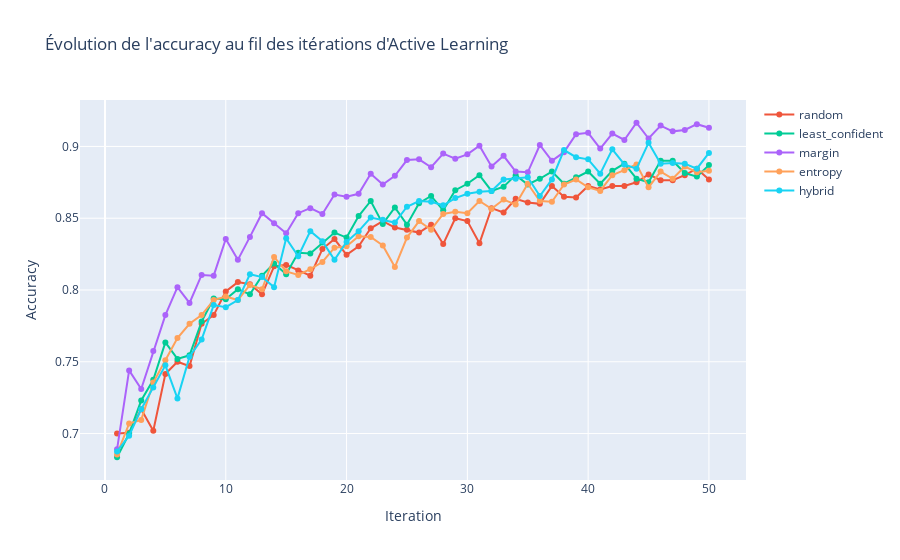
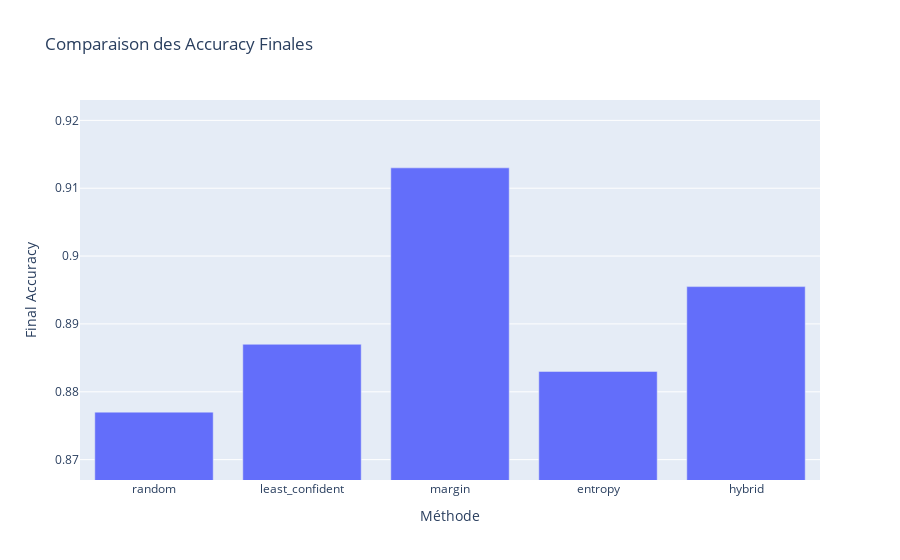
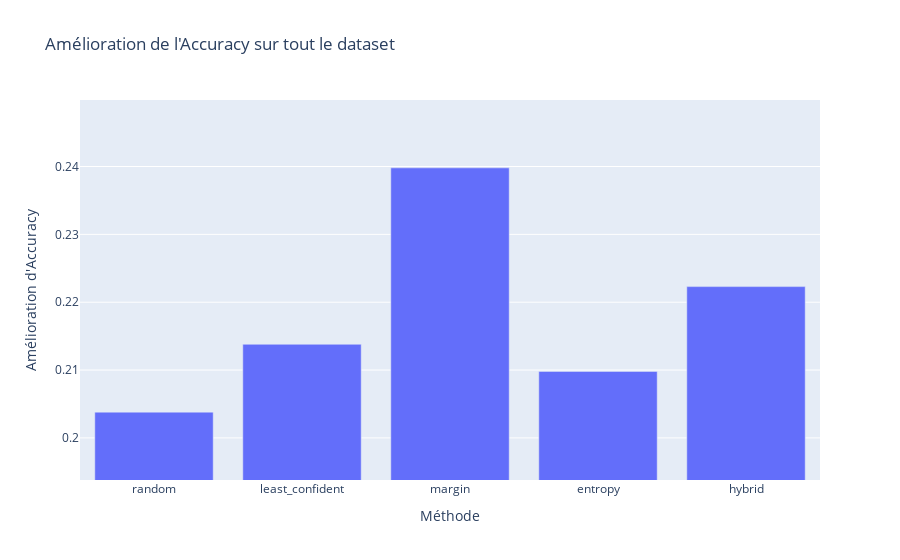

The code cell stored with these charts, in order, in its notebook:
### Code cell
n_labeled = 100  # Nombre d'échantillons labellisés initialement
test_ratio = 0.2  # Proportion du dataset réservée au test
n_iterations = 50  # Nombre d'itérations d'Active Learning
batch_size = 10  # Taille du batch d'échantillons ajoutés à chaque itération
methods = ["random", "least_confident", "margin", "entropy","hybrid"] 
model_class=lambda : RandomForestClassifier()


# Exécution de l'expérience
run_active_learning_experiment(X, y, n_labeled, test_ratio, n_iterations, batch_size, methods, model_class,models)

### Figure 1 — Plotly figure (JSON) as saved in the notebook; plotly's stock layout.template omitted (floating-point values rounded to 4 significant figures)
{"data": [{"hovertemplate": "<extra></extra>", "legendgroup": "", "line": {"color": "#636efa", "dash": "solid"}, "marker": {"symbol": "circle"}, "mode": "lines", "name": "", "orientation": "v", "showlegend": false, "type": "scatter", "xaxis": "x", "yaxis": "y"}, {"mode": "lines+markers", "name": "random", "type": "scatter", "x": [1, 2, 3, 4, 5, 6, 7, 8, 9, 10, 11, 12, 13, 14, 15, 16, 17, 18, 19, 20, 21, 22, 23, 24, 25, 26, 27, 28, 29, 30, 31, 32, 33, 34, 35, 36, 37, 38, 39, 40, 41, 42, 43, 44, 45, 46, 47, 48, 49, 50], "y": [0.7, 0.7005, 0.717, 0.702, 0.7415, 0.75, 0.747, 0.7765, 0.7825, 0.799, 0.8055, 0.804, 0.797, 0.8165, 0.8175, 0.8135, 0.81, 0.8285, 0.8355, 0.8245, 0.8305, 0.843, 0.848, 0.8435, 0.842, 0.84, 0.8455, 0.832, 0.85, 0.848, 0.8325, 0.857, 0.854, 0.8635, 0.861, 0.86, 0.8725, 0.865, 0.8645, 0.8725, 0.87, 0.8725, 0.8725, 0.875, 0.8805, 0.8765, 0.8765, 0.88, 0.8845, 0.877]}, {"mode": "lines+markers", "name": "least_confident", "type": "scatter", "x": [1, 2, 3, 4, 5, 6, 7, 8, 9, 10, 11, 12, 13, 14, 15, 16, 17, 18, 19, 20, 21, 22, 23, 24, 25, 26, 27, 28, 29, 30, 31, 32, 33, 34, 35, 36, 37, 38, 39, 40, 41, 42, 43, 44, 45, 46, 47, 48, 49, 50], "y": [0.6835, 0.7, 0.723, 0.7375, 0.7635, 0.752, 0.7545, 0.778, 0.794, 0.7935, 0.8005, 0.797, 0.81, 0.8185, 0.811, 0.826, 0.8255, 0.833, 0.84, 0.8365, 0.8515, 0.862, 0.846, 0.8575, 0.8455, 0.8605, 0.8655, 0.8555, 0.8695, 0.874, 0.88, 0.869, 0.872, 0.88, 0.8735, 0.8775, 0.8825, 0.874, 0.8785, 0.8825, 0.874, 0.883, 0.888, 0.8775, 0.875, 0.89, 0.89, 0.8815, 0.879, 0.887]}, {"mode": "lines+markers", "name": "margin", "type": "scatter", "x": [1, 2, 3, 4, 5, 6, 7, 8, 9, 10, 11, 12, 13, 14, 15, 16, 17, 18, 19, 20, 21, 22, 23, 24, 25, 26, 27, 28, 29, 30, 31, 32, 33, 34, 35, 36, 37, 38, 39, 40, 41, 42, 43, 44, 45, 46, 47, 48, 49, 50], "y": [0.689, 0.744, 0.731, 0.7575, 0.7825, 0.802, 0.791, 0.8105, 0.81, 0.8355, 0.821, 0.837, 0.8535, 0.8465, 0.8395, 0.8535, 0.857, 0.853, 0.8665, 0.865, 0.867, 0.881, 0.8735, 0.8795, 0.8905, 0.891, 0.8855, 0.895, 0.8915, 0.8945, 0.9005, 0.886, 0.8935, 0.8825, 0.882, 0.901, 0.89, 0.896, 0.9085, 0.9095, 0.8985, 0.909, 0.9045, 0.9165, 0.9055, 0.9145, 0.9105, 0.9115, 0.9155, 0.913]}, {"mode": "lines+markers", "name": "entropy", "type": "scatter", "x": [1, 2, 3, 4, 5, 6, 7, 8, 9, 10, 11, 12, 13, 14, 15, 16, 17, 18, 19, 20, 21, 22, 23, 24, 25, 26, 27, 28, 29, 30, 31, 32, 33, 34, 35, 36, 37, 38, 39, 40, 41, 42, 43, 44, 45, 46, 47, 48, 49, 50], "y": [0.6855, 0.707, 0.7095, 0.7355, 0.751, 0.7665, 0.7765, 0.7825, 0.793, 0.7955, 0.793, 0.8035, 0.8005, 0.823, 0.813, 0.8105, 0.8145, 0.8195, 0.8295, 0.8305, 0.8375, 0.837, 0.831, 0.816, 0.8365, 0.848, 0.842, 0.853, 0.8545, 0.8535, 0.862, 0.8565, 0.863, 0.8595, 0.874, 0.862, 0.8615, 0.8735, 0.877, 0.8715, 0.869, 0.88, 0.8835, 0.8875, 0.8715, 0.8825, 0.8775, 0.886, 0.882, 0.883]}, {"mode": "lines+markers", "name": "hybrid", "type": "scatter", "x": [1, 2, 3, 4, 5, 6, 7, 8, 9, 10, 11, 12, 13, 14, 15, 16, 17, 18, 19, 20, 21, 22, 23, 24, 25, 26, 27, 28, 29, 30, 31, 32, 33, 34, 35, 36, 37, 38, 39, 40, 41, 42, 43, 44, 45, 46, 47, 48, 49, 50], "y": [0.6875, 0.6985, 0.717, 0.732, 0.7475, 0.7245, 0.7535, 0.7655, 0.7895, 0.788, 0.793, 0.811, 0.809, 0.802, 0.836, 0.8235, 0.841, 0.834, 0.821, 0.8335, 0.841, 0.8505, 0.849, 0.847, 0.858, 0.862, 0.8615, 0.859, 0.864, 0.867, 0.8685, 0.869, 0.877, 0.8775, 0.8785, 0.8655, 0.877, 0.8975, 0.8925, 0.891, 0.881, 0.898, 0.8875, 0.8845, 0.9025, 0.888, 0.8885, 0.888, 0.8845, 0.8955]}], "layout": {"legend": {"tracegroupgap": 0}, "title": {"text": "Évolution de l'accuracy au fil des itérations d'Active Learning"}, "xaxis": {"anchor": "y", "domain": [0, 1], "title": {"text": "Iteration"}}, "yaxis": {"anchor": "x", "domain": [0, 1], "title": {"text": "Accuracy"}}}}

### Figure 2 — Plotly figure (JSON) as saved in the notebook; plotly's stock layout.template omitted (floating-point values rounded to 4 significant figures)
{"data": [{"hovertemplate": "Méthode=%{x}<br>Final Accuracy=%{y}<extra></extra>", "legendgroup": "", "marker": {"color": "#636efa", "pattern": {"shape": ""}}, "name": "", "orientation": "v", "showlegend": false, "textposition": "auto", "type": "bar", "x": ["random", "least_confident", "margin", "entropy", "hybrid"], "xaxis": "x", "y": [0.877, 0.887, 0.913, 0.883, 0.8955], "yaxis": "y"}], "layout": {"barmode": "relative", "legend": {"tracegroupgap": 0}, "title": {"text": "Comparaison des Accuracy Finales"}, "xaxis": {"anchor": "y", "domain": [0, 1], "title": {"text": "Méthode"}}, "yaxis": {"anchor": "x", "domain": [0, 1], "range": [0.867, 0.923], "title": {"text": "Final Accuracy"}}}}

### Figure 3 — Plotly figure (JSON) as saved in the notebook; plotly's stock layout.template omitted (floating-point values rounded to 4 significant figures)
{"data": [{"hovertemplate": "Méthode=%{x}<br>Amélioration d'Accuracy=%{y}<extra></extra>", "legendgroup": "", "marker": {"color": "#636efa", "pattern": {"shape": ""}}, "name": "", "orientation": "v", "showlegend": false, "textposition": "auto", "type": "bar", "x": ["random", "least_confident", "margin", "entropy", "hybrid"], "xaxis": "x", "y": [0.2038, 0.2138, 0.2398, 0.2098, 0.2223], "yaxis": "y"}], "layout": {"barmode": "relative", "legend": {"tracegroupgap": 0}, "title": {"text": "Amélioration de l'Accuracy sur tout le dataset"}, "xaxis": {"anchor": "y", "domain": [0, 1], "title": {"text": "Méthode"}}, "yaxis": {"anchor": "x", "domain": [0, 1], "range": [0.1938, 0.2498], "title": {"text": "Amélioration d'Accuracy"}}}}
